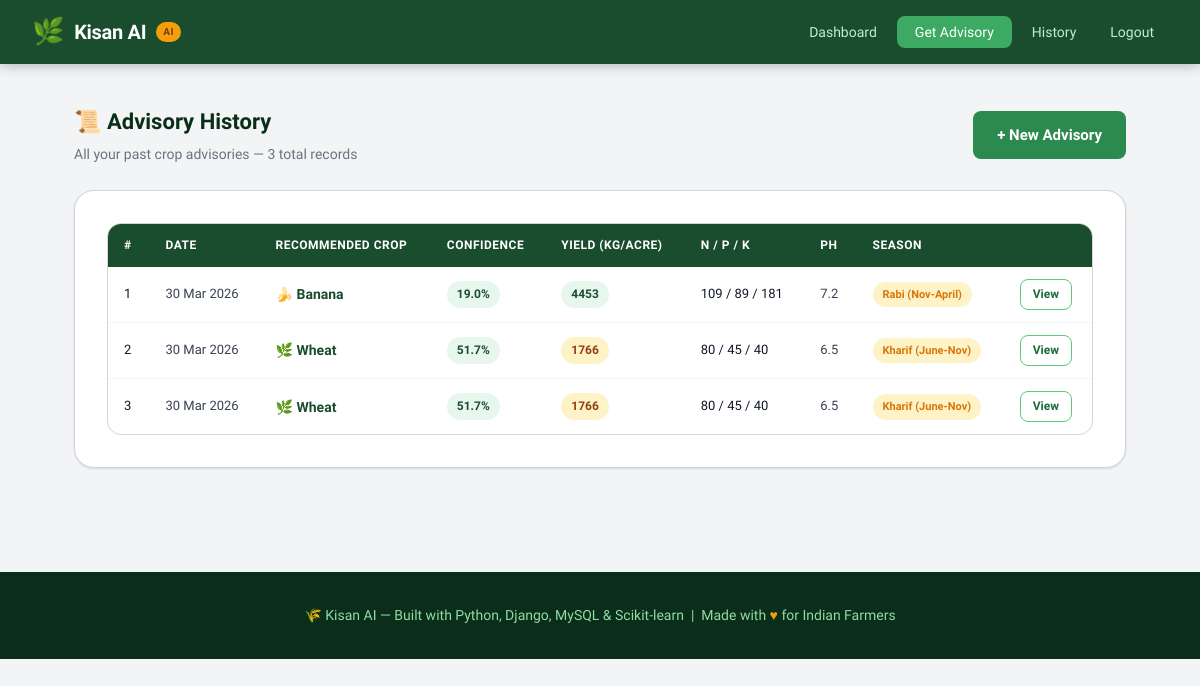
/history/ (signed in), run on the app's committed database.
### core/models.py (models this page shows, shortened)
class CropAdvisory(models.Model):
    SEASON_CHOICES = [
        ('kharif', 'Kharif (June-Nov)'),
        ('rabi', 'Rabi (Nov-April)'),
        ('zaid', 'Zaid (March-June)'),
    ]
    farmer = models.ForeignKey(User, on_delete=models.CASCADE, related_name='advisories')
    nitrogen = models.FloatField(help_text='N content in soil (kg/ha)')
    phosphorus = models.FloatField(help_text='P content in soil (kg/ha)')
    potassium = models.FloatField(help_text='K content in soil (kg/ha)')
    ph_value = models.FloatField(help_text='Soil pH (0-14)')
    rainfall = models.FloatField(help_text='Average rainfall in mm')
    temperature = models.FloatField(help_text='Average temperature in Celsius')
    humidity = models.FloatField(help_text='Humidity percentage')
    season = models.CharField(max_length=20, choices=SEASON_CHOICES, default='kharif')
    recommended_crop = models.CharField(max_length=100)
    confidence_score = models.FloatField(default=0.0)
    top_3_crops = models.JSONField(default=list)
    predicted_yield = models.FloatField(null=True, blank=True, help_text='Predicted yield in kg/acre')
    yield_category = models.CharField(max_length=20, default='medium')  # low/medium/high
    fertilizer_suggestion = models.TextField(blank=True)
    created_at = models.DateTimeField(auto_now_add=True)
    notes = models.TextField(blank=True)
    class Meta:
        ordering = ['-created_at']

### core/views.py (the view)
# urls.py: path('history/', views.history, name='history'),
@login_required
def history(request):
    advisories = CropAdvisory.objects.filter(farmer=request.user)
    return render(request, 'core/history.html', {'advisories': advisories})

### templates/core/history.html (shortened to what this page needs)
{% extends 'core/base.html' %}
{% block content %}
<div class="section-head" style="display:flex;justify-content:space-between;align-items:center;flex-wrap:wrap;gap:1rem;">
  <div>
    <h2>📜 Advisory History</h2>
    <p>All your past crop advisories — {{ advisories.count }} total records</p>
  </div>
  <a href="{% url 'get_advisory' %}" class="btn btn-primary">+ New Advisory</a>
</div>
{% if advisories %}
<div class="card">
  <div class="table-wrap">
    <table>
      <thead>
        <tr>
          <th>#</th>
          <th>Date</th>
          <th>Recommended Crop</th>
          <th>Confidence</th>
          <th>Yield (kg/acre)</th>
          <th>N / P / K</th>
          <th>pH</th>
          <th>Season</th>
          <th></th>
        </tr>
      </thead>
      <tbody>
        {% for a in advisories %}
        <tr>
          <td style="color:var(--gray-400);font-size:13px;">{{ forloop.counter }}</td>
          <td style="font-size:13px;">{{ a.created_at|date:"d M Y" }}</td>
          <td>
            <span style="font-weight:600;text-transform:capitalize;color:var(--green-800);">
              {% if a.recommended_crop == 'rice' %}🌾
              {% elif a.recommended_crop == 'maize' %}🌽
              {% elif a.recommended_crop == 'wheat' %}🌿
              {% elif a.recommended_crop == 'banana' %}🍌
              {% elif a.recommended_crop == 'mango' %}🥭
              {% elif a.recommended_crop == 'grapes' %}🍇
              {% elif a.recommended_crop == 'coconut' %}🥥
              {% elif a.recommended_crop == 'orange' %}🍊
              {% else %}🌱{% endif %}
              {{ a.recommended_crop }}
            </span>
          </td>
          <td><span class="badge badge-green">{{ a.confidence_score|floatformat:1 }}%</span></td>
          <td>
            <span class="badge badge-{{ a.yield_category }}">
              {{ a.predicted_yield|floatformat:0 }}
            </span>
          </td>
          <td style="font-size:13px;color:var(--gray-600);">
            {{ a.nitrogen|floatformat:0 }} / {{ a.phosphorus|floatformat:0 }} / {{ a.potassium|floatformat:0 }}
          </td>
          <td style="font-size:13px;">{{ a.ph_value }}</td>
          <td><span class="badge badge-amber" style="font-size:11px;">{{ a.get_season_display }}</span></td>
          <td>
            <a href="{% url 'result' a.pk %}" class="btn btn-outline" style="font-size:12px;padding:5px 12px;">View</a>
          </td>
        </tr>
        {% endfor %}
      </tbody>
    </table>
  </div>
</div>
{% endif %}
{% endblock %}

### templates/core/base.html (style rules this page uses)
:root { --green-900: #0a2e1a; --green-800: #1a4d2e; --green-700: #1e6b3a; --green-600: #2d8a4e; --green-500: #3daa63; --green-400: #5ec87a; --green-300: #90dca4; --green-200: #c2eece; --green-100: #e8f7ed; --green-50: #f4fbf6; --amber-500: #d97706; --amber-400: #f59e0b; --amber-100: #fef3c7; --brown-700: #78350f; --soil: #8b5e3c; --sky: #0ea5e9; --white: #ffffff; --gray-900: #111827; --gray-700: #374151; --gray-500: #6b7280; --gray-300: #d1d5db; --gray-100: #f3f4f6; --radius-sm: 8px; --radius-md: 14px; --radius-lg: 20px; --shadow-sm: 0 1px 3px rgba(0,0,0,.08), 0 1px 2px rgba(0,0,0,.04); --shadow-md: 0 4px 16px rgba(0,0,0,.10), 0 2px 6px rgba(0,0,0,.06); --shadow-lg: 0 10px 40px rgba(0,0,0,.12); }
*, *::before, *::after { box-sizing: border-box; margin: 0; padding: 0; }
body { font-family: 'Sora', sans-serif; background: var(--gray-100); color: var(--gray-900); min-height: 100vh; line-height: 1.6; }
.card { background: white; border-radius: var(--radius-lg); padding: 2rem; box-shadow: var(--shadow-sm); border: 1px solid var(--gray-300); }
.btn { display: inline-flex; align-items: center; gap: 8px; padding: 12px 24px; border-radius: var(--radius-sm); font-size: 15px; font-weight: 600; font-family: 'Sora', sans-serif; cursor: pointer; border: none; transition: all .18s; text-decoration: none; }
.btn-primary { background: var(--green-600); color: white; }
.btn-outline { background: white; color: var(--green-700); border: 1.5px solid var(--green-400); }
.badge { display: inline-flex; align-items: center; gap: 4px; padding: 4px 10px; border-radius: 20px; font-size: 12px; font-weight: 600; }
.badge-green { background: var(--green-100); color: var(--green-800); }
.badge-amber { background: var(--amber-100); color: var(--amber-500); }
.badge-high { background: var(--green-100); color: var(--green-800); }
.badge-medium { background: var(--amber-100); color: #92400e; }
.table-wrap { overflow-x: auto; border-radius: var(--radius-md); border: 1px solid var(--gray-300); }
table { width: 100%; border-collapse: collapse; font-size: 14px; }
th { background: var(--green-800); color: white; padding: 12px 16px; text-align: left; font-size: 12px; font-weight: 600; text-transform: uppercase; letter-spacing: 0.5px; }
td { padding: 12px 16px; border-bottom: 1px solid var(--gray-100); color: var(--gray-700); }
tr:last-child td { border-bottom: none; }
.section-head { margin-bottom: 1.5rem; }
.section-head h2 { font-size: 22px; font-weight: 700; color: var(--green-900); }
.section-head p { font-size: 14px; color: var(--gray-500); margin-top: 4px; }

### data on the page
CropAdvisory: created_at "30 Mar 2026", recommended_crop "Banana", confidence_score "19.0", predicted_yield "4453", nitrogen "109", phosphorus "89", potassium "181", ph_value "7.2", season "Rabi (Nov-April)"
CropAdvisory: created_at "30 Mar 2026", recommended_crop "Wheat", confidence_score "51.7", predicted_yield "1766", nitrogen "80", phosphorus "45", potassium "40", ph_value "6.5", season "Kharif (June-Nov)"
CropAdvisory: created_at "30 Mar 2026", recommended_crop "Wheat", confidence_score "51.7", predicted_yield "1766", nitrogen "80", phosphorus "45", potassium "40", ph_value "6.5", season "Kharif (June-Nov)"

### other printed values
{{ advisories.count }} "3"
